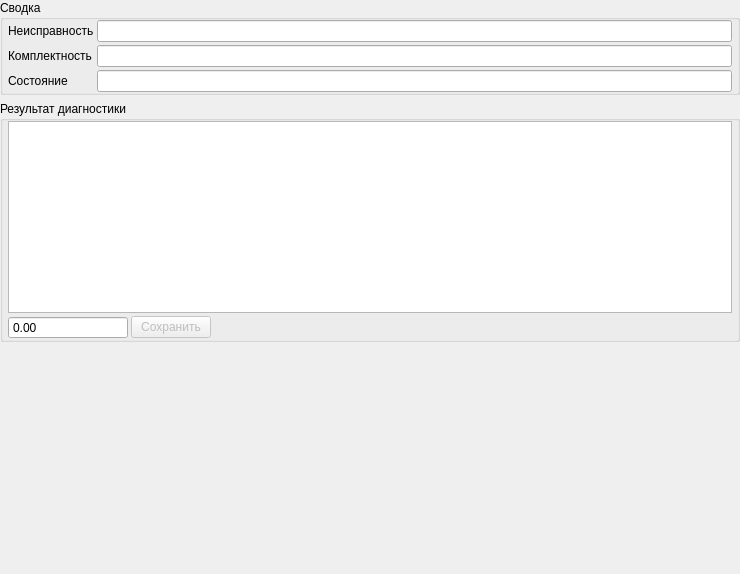
       <widget class="QWidget" name="rightScrollAreaContents">
        <property name="geometry">
         <rect>
          <x>0</x>
          <y>0</y>
          <width>740</width>
          <height>574</height>
         </rect>
        </property>
        <layout class="QGridLayout" name="rightScrollAreaGridLayout" rowstretch="0,1,2,0,1">
         <property name="leftMargin">
          <number>0</number>
         </property>
         <property name="topMargin">
          <number>0</number>
         </property>
         <property name="rightMargin">
          <number>0</number>
         </property>
         <property name="bottomMargin">
          <number>0</number>
         </property>
         <item row="0" column="0">
          <widget class="QGroupBox" name="groupBoxDeviceSummary">
           <property name="sizePolicy">
            <sizepolicy hsizetype="Preferred" vsizetype="Minimum">
             <horstretch>0</horstretch>
             <verstretch>0</verstretch>
            </sizepolicy>
           </property>
           <property name="title">
            <string>Сводка</string>
           </property>
           <layout class="QGridLayout" name="gridLayout_7">
            <property name="leftMargin">
             <number>5</number>
            </property>
            <property name="topMargin">
             <number>0</number>
            </property>
            <property name="rightMargin">
             <number>5</number>
            </property>
            <property name="bottomMargin">
             <number>0</number>
            </property>
            <property name="horizontalSpacing">
             <number>0</number>
            </property>
            <property name="verticalSpacing">
             <number>5</number>
            </property>
            <item row="0" column="0">
             <layout class="QGridLayout" name="gridLayoutDeviceSummary">
              <property name="spacing">
               <number>3</number>
              </property>
              <item row="1" column="0">
               <widget class="QLabel" name="labelIncomingSet">
                <property name="sizePolicy">
                 <sizepolicy hsizetype="Preferred" vsizetype="Fixed">
                  <horstretch>0</horstretch>
                  <verstretch>0</verstretch>
                 </sizepolicy>
                </property>
                <property name="text">
                 <string>Комплектность</string>
                </property>
               </widget>
              </item>
              <item row="0" column="0">
               <widget class="QLabel" name="labelProblem">
                <property name="sizePolicy">
                 <sizepolicy hsizetype="Preferred" vsizetype="Fixed">
                  <horstretch>0</horstretch>
                  <verstretch>0</verstretch>
                 </sizepolicy>
                </property>
                <property name="text">
                 <string>Неисправность</string>
                </property>
               </widget>
              </item>
              <item row="0" column="1">
               <widget class="QLineEdit" name="lineEditProblem">
                <property name="sizePolicy">
                 <sizepolicy hsizetype="Expanding" vsizetype="Fixed">
                  <horstretch>0</horstretch>
                  <verstretch>0</verstretch>
                 </sizepolicy>
                </property>
                <property name="acceptDrops">
                 <bool>false</bool>
                </property>
                <property name="readOnly">
                 <bool>true</bool>
                </property>
               </widget>
              </item>
              <item row="2" column="0">
               <widget class="QLabel" name="labelExterior">
                <property name="sizePolicy">
                 <sizepolicy hsizetype="Preferred" vsizetype="Fixed">
                  <horstretch>0</horstretch>
                  <verstretch>0</verstretch>
                 </sizepolicy>
                </property>
                <property name="text">
                 <string>Состояние</string>
                </property>
               </widget>
              </item>
              <item row="1" column="1">
               <widget class="SLineEdit" name="lineEditIncomingSet">
                <property name="sizePolicy">
                 <sizepolicy hsizetype="Expanding" vsizetype="Fixed">
                  <horstretch>0</horstretch>
                  <verstretch>0</verstretch>
                 </sizepolicy>
                </property>
                <property name="acceptDrops">
                 <bool>false</bool>
                </property>
                <property name="readOnly">
                 <bool>true</bool>
                </property>
               </widget>
              </item>
              <item row="2" column="1">
               <widget class="QLineEdit" name="lineEditExterior">
                <property name="sizePolicy">
                 <sizepolicy hsizetype="Expanding" vsizetype="Fixed">
                  <horstretch>0</horstretch>
                  <verstretch>0</verstretch>
                 </sizepolicy>
                </property>
                <property name="acceptDrops">
                 <bool>false</bool>
                </property>
                <property name="readOnly">
                 <bool>true</bool>
                </property>
               </widget>
              </item>
             </layout>
            </item>
           </layout>
          </widget>
         </item>
         <item row="3" column="0">
          <spacer name="verticalSpacer_2">
           <property name="orientation">
            <enum>Qt::Vertical</enum>
           </property>
           <property name="sizeType">
            <enum>QSizePolicy::MinimumExpanding</enum>
           </property>
           <property name="sizeHint" stdset="0">
            <size>
             <width>20</width>
             <height>20</height>
            </size>
           </property>
          </spacer>
         </item>
         <item row="4" column="0">
          <widget class="SComments" name="widgetComments" native="true"/>
         </item>
         <item row="1" column="0">
          <widget class="QGroupBox" name="groupBoxDiagResult">
           <property name="sizePolicy">
            <sizepolicy hsizetype="Preferred" vsizetype="MinimumExpanding">
             <horstretch>0</horstretch>
             <verstretch>0</verstretch>
            </sizepolicy>
           </property>
           <property name="minimumSize">
            <size>
             <width>0</width>
             <height>0</height>
            </size>
           </property>
           <property name="title">
            <string>Результат диагностики</string>
           </property>
           <layout class="QGridLayout" name="gridLayout_10">
            <property name="leftMargin">
             <number>5</number>
            </property>
            <property name="topMargin">
             <number>0</number>
            </property>
            <property name="rightMargin">
             <number>5</number>
            </property>
            <property name="bottomMargin">
             <number>0</number>
            </property>
            <property name="horizontalSpacing">
             <number>0</number>
            </property>
            <property name="verticalSpacing">
             <number>5</number>
            </property>
            <item row="0" column="0">
             <layout class="QGridLayout" name="gridLayoutDiagResult" rowstretch="1,0" columnstretch="0,0,1" columnminimumwidth="120,0,0">
              <property name="spacing">
               <number>3</number>
              </property>
              <item row="1" column="1">
               <widget class="QPushButton" name="pushButtonSaveDiagAmount">
                <property name="enabled">
                 <bool>false</bool>
                </property>
                <property name="sizePolicy">
                 <sizepolicy hsizetype="Fixed" vsizetype="Fixed">
                  <horstretch>0</horstretch>
                  <verstretch>0</verstretch>
                 </sizepolicy>
                </property>
                <property name="toolTip">
                 <string>Сохранить результат диагностики и стоимость</string>
                </property>
                <property name="text">
                 <string>Сохранить</string>
                </property>
               </widget>
              </item>
              <item row="0" column="0" colspan="3">
               <widget class="STextEdit" name="textEditDiagResult">
                <property name="sizePolicy">
                 <sizepolicy hsizetype="Expanding" vsizetype="Minimum">
                  <horstretch>0</horstretch>
                  <verstretch>0</verstretch>
                 </sizepolicy>
                </property>
                <property name="tabChangesFocus">
                 <bool>true</bool>
                </property>
               </widget>
              </item>
              <item row="1" column="0">
               <widget class="QDoubleSpinBox" name="doubleSpinBoxAmount">
                <property name="buttonSymbols">
                 <enum>QAbstractSpinBox::NoButtons</enum>
                </property>
                <property name="maximum">
                 <double>9999999.990000000223517</double>
                </property>
               </widget>
              </item>
             </layout>
            </item>
           </layout>
          </widget>
         </item>
         <item row="2" column="0">
          <widget class="SWorksAndParts" name="widgetBOQ" native="true">
           <property name="sizePolicy">
            <sizepolicy hsizetype="Preferred" vsizetype="Expanding">
             <horstretch>0</horstretch>
             <verstretch>0</verstretch>
            </sizepolicy>
           </property>
          </widget>
         </item>
        </layout>
       </widget>
